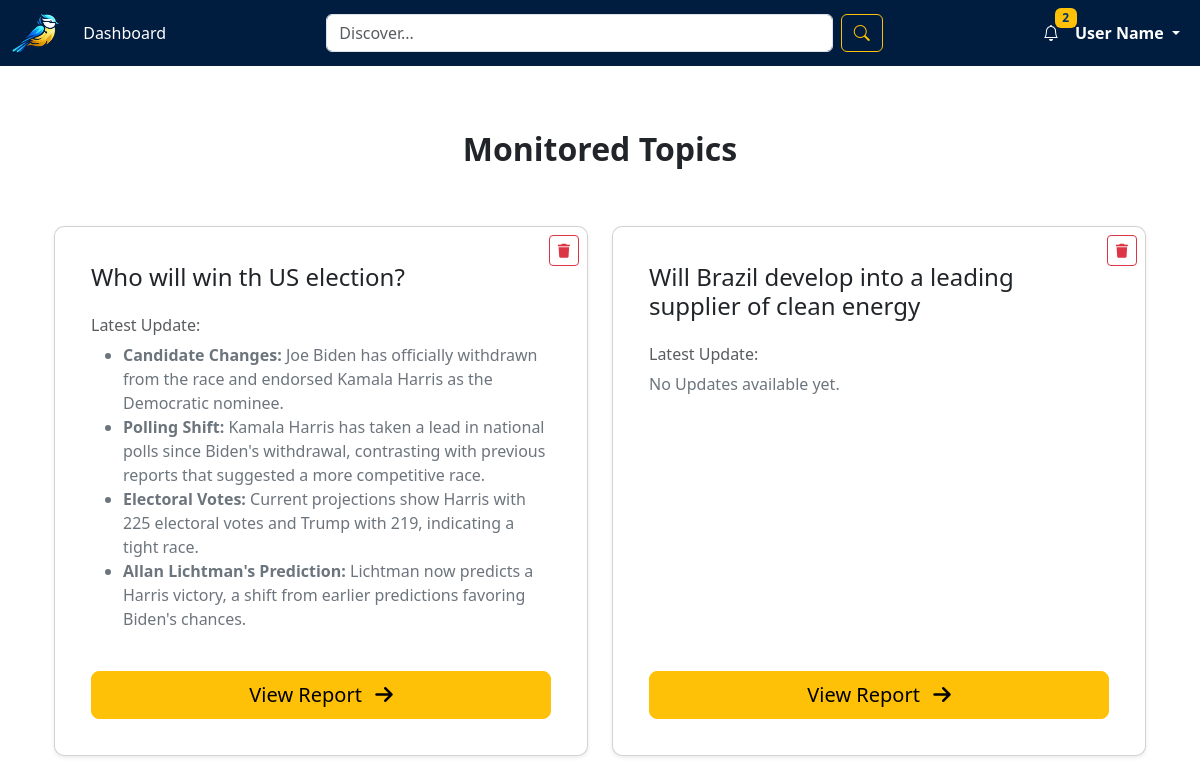
The page / on the database its author committed.
### cfaa/models.py (models this page shows, shortened)
class Topic(models.Model):
    title = models.CharField(max_length=255)
    articles = models.ManyToManyField(Article, related_name='topics')

class Report(models.Model):
    query = models.ForeignKey(Query, on_delete=models.CASCADE, related_name='reports')
    topic = models.ForeignKey(Topic, on_delete=models.CASCADE, related_name='reports')
    creation_day = models.DateField()
    text = models.TextField()
    basis = models.ForeignKey('self', null=True, blank=True, on_delete=models.SET_NULL, related_name='derived_reports')
    update = models.TextField()

### cfaa/views.py (the view)
# urls.py: path('', views.dashboard, name='dashboard'),
def dashboard(request):
    topics = Topic.objects.all()
    monitored_topics = []
    if topics.exists():
        for topic in topics:
            latest_report = topic.reports.order_by('-creation_day').first()  # Fetch latest report based on creation day
            report_url = f'/report/{latest_report.id}/' if latest_report else '#'
            monitored_topics.append({
                'id': topic.id,  # Add the topic ID
                'title': topic.title,
                'new_articles': topic.articles.count(),  # Get the count of associated articles
                'latest_update': latest_report.update if latest_report else 'No update available',  # Get the latest report update or show a placeholder
                'url': report_url  # Link to the latest report if available
            })
    return render(request, 'cfaa/dashboard.html', {
        'monitored_topics': monitored_topics,
        'has_topics': topics.exists(),  # Boolean to check if there are topics
    })

### cfaa/templates/cfaa/dashboard.html (shortened to what this page needs)
{% extends 'cfaa/base.html' %}
{% load static %}
{% block content %}
<link href="{% static 'cfaa/css/main.css' %}" rel="stylesheet">
<link rel="stylesheet" href="https://cdnjs.cloudflare.com/ajax/libs/font-awesome/6.0.0-beta3/css/all.min.css">
<div class="container my-5">
    <div class="question-section mb-4 py-3">
        <h1 class="question-text text-center fw-bold" style="font-size: 2rem;" data-query-id="{{ query.id }}" data-query="{{ query.text }}">
            Monitored Topics
        </h1>
    </div>
    {% if has_topics %}
    <div class="row">
        {% for topic in monitored_topics %}
        <div class="col-lg-6 mb-4 d-flex align-items-stretch">
            <div class="card shadow-sm w-100" style="border-radius: 10px; padding: 20px;">
                <button class="btn btn-outline-danger btn-sm position-absolute top-0 end-0 mt-2 me-2 btn-delete-topic" data-topic-id="{{ topic.id }}">
                    <i class="fas fa-trash"></i>
                </button>
                <div class="card-body d-flex flex-column">
                    <h4 class="card-title">{{ topic.title }}</h4>
                    {% if topic.latest_update %}
                    <div class="mt-3">
                        <h6 class="text-muted">Latest Update:</h6>
                        <div class="text-secondary">
                            {{ topic.latest_update|safe }}
                        </div>
                    </div>
                    {% else %}
                    <div class="mt-3">
                        <h6 class="text-muted">Latest Update:</h6>
                        <div class="text-secondary">
                            No Updates available yet.
                        </div>
                    </div>
                    {% endif %}
                    <div class="mt-auto">
                        <div class="d-grid gap-2 mt-4">
                            <a href="{{ topic.url }}" class="btn btn-warning btn-lg w-100">
                                View Report <i class="fas fa-arrow-right ms-2"></i>
                            </a>
                        </div>
                    </div>
                </div>
            </div>
        </div>
        {% endfor %}
    </div>
    {% else %}
    <div class="alert alert-warning">
        <h5>No topics created yet!</h5>
        <p>Use the search bar at the top to add a query and discover a new topic.</p>
    </div>
    {% endif %}
</div>
{% endblock %}

### cfaa/static/cfaa/css/main.css (style rules this page uses)
.btn-delete-topic { color: #dc3545; border-color: #dc3545; transition: background-color 0.2s ease; }
.question-section { flex-shrink: 0; }
.card { margin-top: 10px; }

### rows shown on the page
Topic: title "Who will win th US election?"
Report: latest_update "Candidate Changes: Joe Biden has officially withdrawn from the race and endorsed Kamala Harris as the Democratic nominee. Polling Shift: Kamala Harris has taken a lead in national polls since Biden's withdrawal, contrasting with previous reports that suggested a more competitive race. Electoral Votes: Current projections show Harris with 225 electoral votes and Trump with 219, indicating a tight race. Allan Lichtman's Prediction: Lichtman now predicts a Harris victory, a shift from earlier predictions favoring Biden's chances."
Topic: title "Will Brazil develop into a leading supplier of clean energy"
